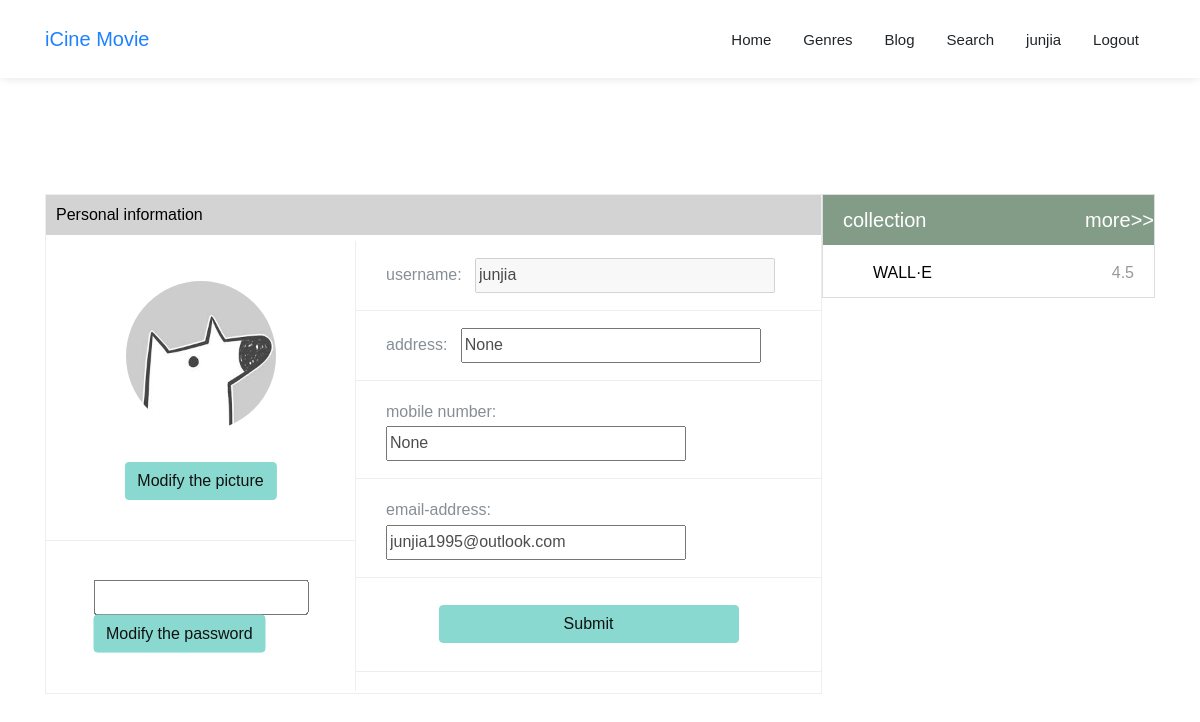
The page /users/detail/ (signed in) on the database its author committed.
### custom_user/models.py (models this page shows, shortened)
class UserProfile(AbstractUser):
    mobile = models.CharField(max_length=11, null=True, blank=True, verbose_name = "Phone Number")
    image = models.ImageField(upload_to = "image", verbose_name = "Images")
    wechat = models.CharField(max_length=11, null=True, blank=True, verbose_name="FaceBook ID")
    location = models.CharField(max_length=11, null=True, blank=True, verbose_name="Address")
    class Meta:
        verbose_name = "User Information"
        verbose_name_plural = verbose_name

### myapp/models.py (models this page shows)
class FavorateModel(models.Model):
    person = models.ForeignKey(UserProfile, unique=False, verbose_name="Colectioner", on_delete=models.CASCADE)
    movie = models.ForeignKey(MovieModel, verbose_name="movie", on_delete=models.CASCADE)
    create_time = models.DateTimeField(auto_now_add=True, verbose_name="Colection time")
    class Meta:
        ordering = ['-create_time']

class MovieModel(models.Model):
    name = models.CharField(max_length=128, verbose_name = "Title")
    detail = models.TextField(null=True, default="", verbose_name = "Content")
    pic = models.ImageField(upload_to = "image", verbose_name = "Images")
    actor = models.CharField(max_length = 512, verbose_name = "Actors")
    duration = models.IntegerField(verbose_name = "Duration")
    star = models.FloatField(verbose_name = "Rate")
    publish_time = models.DateTimeField(verbose_name = "Publ")
    create_time = models.DateTimeField(auto_now_add=True, verbose_name = "Create time")
    classify = models.ForeignKey(ClassifyModel, related_name="classify", verbose_name = "Classify", on_delete=models.CASCADE)
    class Meta:
        verbose_name = "Movie"
        verbose_name_plural = verbose_name

### custom_user/views.py (the view, shortened to what this page needs)
# urls.py: url('detail/', DetailView.as_view(), name="detail"),
class DetailView(View):
    def get(self, request):
        favorate_list = FavorateModel.objects.filter(person=request.user)
        return render(request, "detail.html", {"request": request, "favorate_list": favorate_list})

### templates/detail.html (shortened to what this page needs)
{% extends 'base.html' %}
{% load staticfiles %}
{% block content %}
    <section class="pb_section pb_section_v1" data-section="about" id="index">
      <div class="container">
        <div class="profile">
               <p>Personal information</p>
               <form method="post" action="{% url 'users:detail' %}" id="form1">
                   <div class="left">
                       <div>
                           <img {% if user.image %} src="{{ user.image.url }}" {% endif %} id="avatar">
                           <button type="button" class="btn btn-info" id="upload-img-btn">
                            Modify the picture
                           </button>
                       </div>
                       <div>
                               <div>
                                <input type="password" name="password" id="password">
                                <button type="button" class="btn btn-info" onclick="change_password()">
                                    Modify the password
                                </button>
                               </div>
                       </div>
                   </div>
                   <div class="right">
                       <div>
                           <span>username:</span>&nbsp&nbsp&nbsp<input name="name" value="{{ user.username}}" disabled>
                       </div>
                       <div>
                           <span>address:</span>&nbsp&nbsp&nbsp<input name="address" value="{{ user.location }}">
                       </div>
                       <div>
                           <span>mobile number:</span><input name="phone" value="{{ user.mobile }}">
                       </div>
                       <div>
                           <span>email-address:</span>&nbsp&nbsp<input name="email" value="{{ user.email }}">
                       </div>
                       <div class="show-submit">
                           <input type="submit" class="btn btn-info">
                       </div>
                   </div>
               </form>
           </div>
          <div class="favorate-list" style="float: right;width: 30%; margin-top: 50px">
            <div>
                <span>collection</span>
                <span><a href="#">more>></a></span>
            </div>
            <ol>
                {% for item in favorate_list %}
                    <li {% if forloop.counter0 < 2 %}class="top" {% endif %}>
                        <em>{{ forloop.counter }}</em><p><a href="{% url 'movie_detail' %}"?id="{{ item.movie.id }}" style="color: black">{{ item.movie.name }}</a></p><span class="num">{{ item.movie.star }}</span>
                    </li>
                {% endfor %}
            </ol>
          </div>
      </div>
    </section>
{% endblock %}

### templates/base.html (shortened to what this page needs)
<!DOCTYPE html>
{% load staticfiles %}
<html lang="en">
<head>
    <link rel="stylesheet" href="{% static 'css/bootstrap/bootstrap.css' %}">
    <link rel="stylesheet" href="{% static 'fonts/ionicons/css/ionicons.min.css' %}">
    <link rel="stylesheet" href="{% static 'fonts/law-icons/font/flaticon.css' %}">
    <link rel="stylesheet" href="{% static 'fonts/fontawesome/css/font-awesome.min.css' %}">
    <link rel="stylesheet" href="{% static 'css/slick.css' %}">
    <link rel="stylesheet" href="{% static 'css/slick-theme.css' %}">
    <link rel="stylesheet" href="{% static 'css/helpers.css' %}">
    <link rel="stylesheet" href="{% static 'css/style.css' %}">
</head>
<body data-spy="scroll" data-target="#pb-navbar" data-offset="200">
    <nav class="navbar navbar-expand-lg navbar-dark pb_navbar pb_scrolled-light" id="pb-navbar">
      <div class="container">
        <a class="navbar-brand" href="/">iCine Movie</a>
        <div class="collapse navbar-collapse" id="probootstrap-navbar">
          <ul class="navbar-nav ml-auto">
            <li class="nav-item"><a class="nav-link" href="/">Home</a></li>
            <li class="nav-item"><a class="nav-link" href="/sort/">Genres</a></li>
             <li class="nav-item"><a class="nav-link" href="{% url 'blog:blog' %}">Blog</a></li>
              {% if request.user.is_authenticated %}
              <li class="nav-item"><a class="nav-link" href="{% url 'search' %}">Search</a></li>
                  <li class="nav-item"><a class="nav-link" href="{% url 'users:detail' %}">{{ request.user.username }}</a></li>
                  <li class="nav-item"><a class="nav-link" href="{% url 'users:logout' %}">Logout</a></li>
              {% else %}
                <li class="nav-item"><a class="nav-link" href="{% url 'users:login' %}">Login</a></li>
                <li class="nav-item"><a class="nav-link" href="{% url 'users:register' %}">Sign In</a></li>
              {% endif %}
          </ul>
        </div>
      </div>
    </nav>
    {% block content %}
    {% endblock %}
</body>
</html>

### static/css/style.css (style rules this page uses)
input, select, textarea { font-weight: 300; color: rgba(0, 0, 0, 0.7); }
html { overflow-x: hidden; font-size: 1em; }
body { font-family: "Montserrat", Arial, sans-serif; }
input, textarea, p { font-weight: 300; }
a { -webkit-transition: .3s all ease; -o-transition: .3s all ease; transition: .3s all ease; }
.pb_navbar { position: absolute; top: 0; left: 0; z-index: 100; width: 100%; font-family: "Montserrat", Arial, sans-serif; }
.pb_navbar > .container { position: relative; }
.pb_navbar ul > li > a { color: white !important; }
.pb_navbar .nav-link { font-size: 15px; padding-left: 1rem !important; padding-right: 1rem !important; }
.pb_navbar.scrolled { position: fixed; right: 0; left: 0; top: 0; margin-top: -130px; }
.pb_navbar.scrolled .nav-link { padding-top: .5rem; padding-bottom: .5rem; }
.pb_navbar.scrolled.awake { margin-top: 0px; -webkit-transition: .3s all ease-out; -o-transition: .3s all ease-out; transition: .3s all ease-out; }
.pb_navbar.scrolled.pb_scrolled-light { background: #fff !important; -webkit-box-shadow: 0px 1px 10px -2px rgba(0, 0, 0, 0.15); -moz-box-shadow: 0px 1px 10px -2px rgba(0, 0, 0, 0.15); box-shadow: 0px 1px 10px -2px rgba(0, 0, 0, 0.15); }
.pb_navbar.scrolled.pb_scrolled-light .navbar-brand { color: #1d82ff; }
.pb_navbar.scrolled.pb_scrolled-light ul li a { color: #212529 !important; }
.pb_section { padding: 9em 0; position: relative; display: block; }

### templates/detail.html (style rules this page uses)
.profile { width: 70%; height: 500px; margin: 50px 0; border: 1px solid #eee; float: left; }
.profile > p { height: 40px; background-color: lightgray; color: black; line-height: 40px; padding-left: 10px; }
.profile > form { overflow: hidden; margin-top: -10px; }
.profile > form > div.left { float: left; width: 40%; border-right:1px solid #eee; }
.profile > form > div.left > div:nth-child(1) { height: 300px; position: relative; border-bottom: 1px solid #eee; }
.profile > form > div.left > div:nth-child(1) > button { position: absolute; transform: translateX(-50%); left: 50%; bottom:40px; }
.profile > form > div.left > div:nth-child(2) { height: 150px; position: relative; }
.profile > form > div.left > div:nth-child(2) > div { position: absolute; top: 50%; transform: translateY(-50%)translateX(-50%); left: 50%; }
.profile img { width: 150px; height: 150px; border-radius: 75px; position: absolute; transform: translateX(-50%);left: 50%; top:40px; }
.profile div.right { float: left; width: 60%; }
.profile div.right > div { border-bottom: 1px solid #eee; padding: 17px 30px; }
.profile div.right > div > input { width: 300px; }
.profile div.show-submit { border: none; position: relative; height: 94px; }
.profile div.show-submit > input { width:100px; position: absolute; top: 50%; transform: translateY(-50%)translateX(-50%); left: 50%; }
div.favorate-list { margin-top: 20px; display: inline-block; border: solid 1px #ddd; }
div.favorate-list ol { padding: 0px 20px; }
div.favorate-list a { color: white; }
div.favorate-list li { height:16px;line-height:16px;overflow:hidden;position:relative;padding:0 70px 0 30px;margin:0 0 10px 0; }
div.favorate-list li em { background:url(/static/image/mun.gif) no-repeat;width:20px;height:16px;overflow:hidden;display:block;position:absolute;left:0;top:0;text-align:center;font-style:normal;color:#333; }
div.favorate-list li em { background-position:0 -16px; }
div.favorate-list li.top em { background-position:0 0;color:#fff; }
div.favorate-list li .num { position:absolute;right:0;top:0;color:#999; }
div.favorate-list > div { width: 100%; height: 50px; background-color: #839c88; margin-bottom: 20px; }
div.favorate-list > div > span:nth-child(1) { color: white; font-size: 20px; display: inline-block; height: 50px; line-height: 50px; margin-left: 20px; }
div.favorate-list > div > span:nth-child(2) { color: white; font-size: 20px; display: inline-block; height: 50px; line-height: 50px; margin-left: 20px; float: right; }

### rows shown on the page
UserProfile: user.username "junjia", image (placeholder picture), name "junjia", address "None", phone "None", email "junjia1995@outlook.com"
FavorateModel: movie.name "WALL·E", movie.star "4.5"
